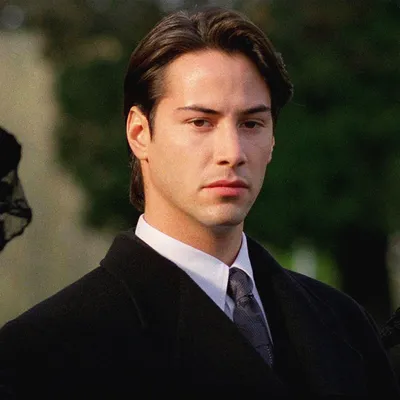
#> input picture keanu.png, 400 x 400 px, found by its file name
$ python asciiart.py
#> lines starting #> are read from the running program, lines starting #| are printed output that depends on the picture
from PIL import Image

#opens the image
try:
    img = Image.open("C:/Users/Ahmed/Downloads/keanu.png")
#> img is the input picture: PIL image 400x400 RGB; mean R, G, B 61.3, 53.9, 41
except Exception as e:
    print("Error",e)
#converts image to grayscale
img_gray = img.convert('L')
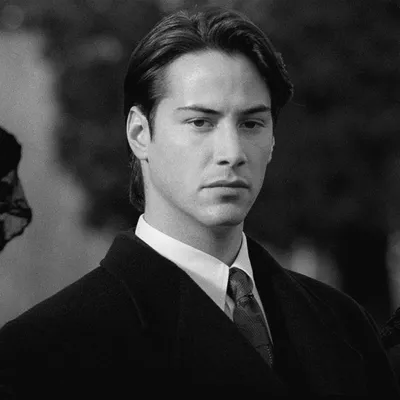
#> img_gray: PIL image 400x400 L; min 0, max 249, mean 54.6
img_gray.save("C:/Users/Ahmed/Downloads/grayscale.png")

#defining ascii characters in a list for image intensity values after converting to grayscale
ascii_chars= ['@', '#', '*', '.', ' ']

#setting intervals for grayscale
intervals=4
intensity = 255 #assigning intensity to a variable

#dividing grayscale intensities into intervals
interval_size = intensity / intervals

#calculating thresholds (calculating thresholds helps to know where one intervals ends and the other one starts)
threshold_1 = interval_size * 1
threshold_2 = interval_size * 2
threshold_3 = interval_size * 3
threshold_4 = interval_size * 4

#to access pixel data and make changes
try:
    pixel_values = img_gray.load()
except Exception as e:
    print("Error",e)

#getting width and height of the image using size tuple
width, height = img_gray.size
#> width = 400; height = 400
ascii_art=""
for x in range(height):
    for y in range(width):
        img_intensity=pixel_values[x,y]
        if img_intensity<threshold_1:
            ascii_char=ascii_chars[0]
        elif threshold_1<img_intensity<threshold_2:
            ascii_char=ascii_chars[1]
        elif threshold_2<img_intensity<threshold_3:
            ascii_char=ascii_chars[2]
        elif threshold_3<img_intensity<threshold_4:
            ascii_char=ascii_chars[3]

        ascii_art +=ascii_char

    ascii_art += "\n"

with open("ascii_art.txt", "w") as text_file:
    text_file.write(ascii_art)

print("ASCII art saved to ascii_art.txt")
